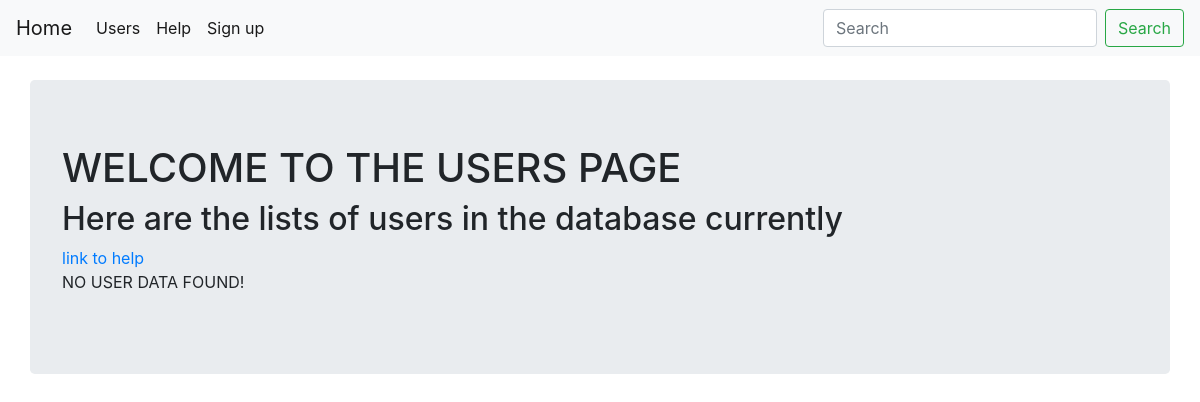
/users/, run on an earlier commit of the app's database.
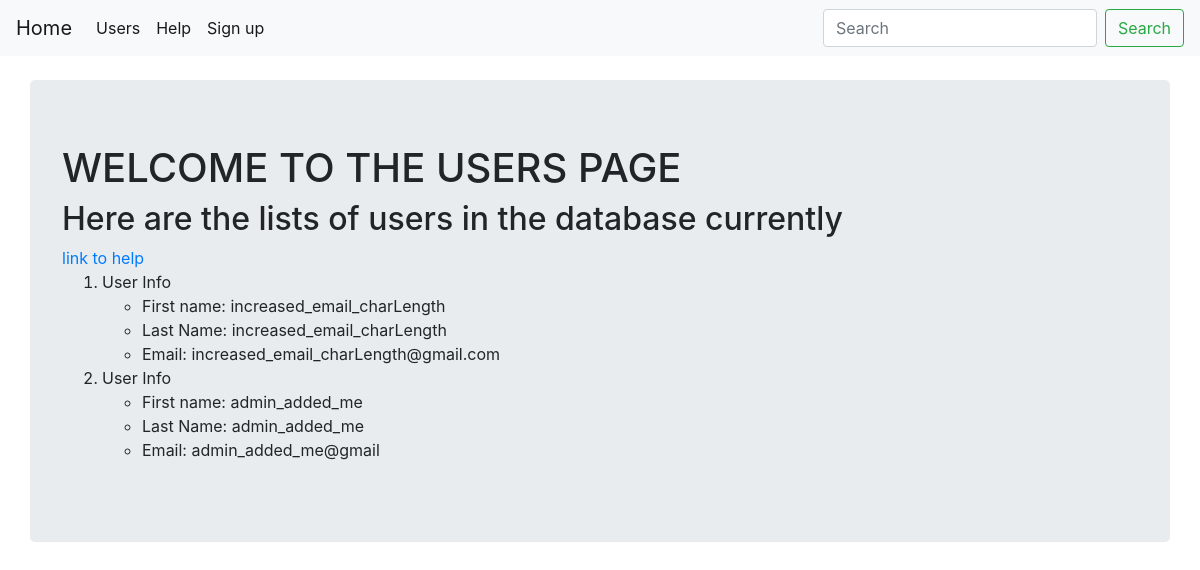
And on a later commit of the database.
### appTwo/models.py (models this page shows, shortened)
class User(models.Model):
    first_name = models.CharField(max_length = 150)
    last_name = models.CharField(max_length = 150)
    email = models.EmailField(max_length = 120, unique = True)

### appTwo/views.py (the view)
# urls.py: path('', views.users, name = 'users')
def users(request):
    user_list = User.objects.order_by('-email')
    user_dict = {'user_rec': user_list}
    return render(request, 'appTwo/users.html', context = user_dict)

### templates/appTwo/users.html
<!DOCTYPE html>
{% extends "home/base.html" %}
{% block body_block %}
{% load static %}
    <h1>WELCOME TO THE USERS PAGE</h1>
    <h2>Here are the lists of users in the database currently</h2>
    <a href="{% url 'some:help'%}">link to help</a>
    <div class="apptwo">
      {% if user_rec %}
      <ol>
        {% for rec in user_rec %}
        <li>User Info
          <ul>
            <li>First name: {{ rec.first_name}}</li>
            <li>Last Name: {{ rec.last_name }}</li>
            <li>Email: {{ rec.email }}</li>
          </ul>
        </li>
      {% endfor %}
      </ol>
      {% else %}
      <p>NO USER DATA FOUND!</p>
      {% endif %}
  {% endblock %}

### templates/home/base.html (shortened to what this page needs)
<!DOCTYPE html>
{% load static %}
<html lang="en" dir="ltr">
  <head>
    <link rel="stylesheet" href="{% static "bootstraps/bootstrap.css"%}">
  </head>
  <body>
    <nav class="navbar navbar-expand-lg navbar-light bg-light">
      <a class="navbar-brand" href="{% url 'index' %}">Home</a>
      <div class="collapse navbar-collapse" id="navbarSupportedContent">
        <ul class="navbar-nav mr-auto">
          <li class="nav-item active">
            <a class="nav-link" href="{% url 'appTwo:users'%}">Users <span class="sr-only">(current)</span></a>
          </li>
          <li class="nav-item active">
            <a class="nav-link" href="{% url 'some:help'%}">Help</a>
          </li>
          <li class="nav-item active">
            <a class="nav-link" href="{% url 'signup'%}">Sign up</a>
          </li>
        </ul>
        <form class="form-inline my-2 my-lg-0">
          <input class="form-control mr-sm-2" type="search" placeholder="Search" aria-label="Search">
          <button class="btn btn-outline-success my-2 my-sm-0" type="submit">Search</button>
        </form>
      </div>
    </nav>
    <br>
    <div class="container jumbotron">
      {% block body_block %}
      {% endblock %}
    </div>
  </body>
</html>

What changed in the data, as far as the page shows it:
added User: first_name "increased_email_charLength", last_name "increased_email_charLength", email "increased_email_charLength@gmail.com"
added User: first_name "admin_added_me", last_name "admin_added_me", email "admin_added_me@gmail"
Also different on the page:
text no longer shown: "NO USER DATA FOUND!"
